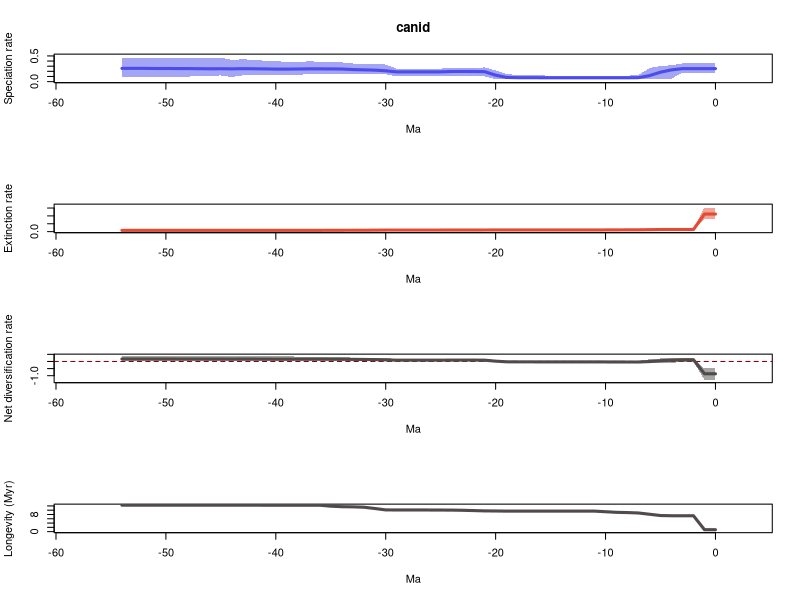

This chart was generated by the following R code:
# 1 files combined:
# 	/home/eeb177-student/Desktop/eeb-177/lab-work/exercise-9/pyrate_mcmc_logs/canid_occ_1_marginal_rates.log

# 95% HPDs calculated using code from Biopy (https://www.cs.auckland.ac.nz/~yhel002/biopy/)

pdf(file='/home/eeb177-student/Desktop/eeb-177/lab-work/exercise-9/pyrate_mcmc_logs/canid_occ_1_marginal_rates_RTT.pdf',width=0.6*9, height=16.8)
par(mfrow=c(4,1))
library(scales)
L_hpd_m95=c(0.176010467719, 0.176010467719,0.176010467719,0.176010467719,0.057990504167,0.057990504167,0.0459910588164,0.0432976225898,0.0432976225898,0.0432976225898,0.0432976225898,0.0432976225898,0.0432976225898,0.0432976225898,0.0432976225898,0.0432976225898,0.0459395564835,0.0459395564835,0.0459395564835,0.0442433161328,0.0459395564835,0.102269153088,0.103024969375,0.116219972925,0.116219972925,0.103024969375,0.102186850665,0.102186850665,0.103024969375,0.102186850665,0.144440356568,0.148040439791,0.148040439791,0.148040439791,0.148760513076,0.143036256299,0.143036256299,0.155447381753,0.125602283967,0.12141377534,0.125602283967,0.12141377534,0.12141377534,0.12141377534,0.0898285874252,0.119998054083,0.115595648215,0.114557185058,0.0966167084125,0.0966167084125,0.0966167084125,0.0904675083232,0.0839325863182,0.0839325863182,0.0839325863182)
L_hpd_M95=c(0.354301677101, 0.354301677101,0.354301677101,0.354301677101,0.318032757892,0.303182096332,0.266429615908,0.128476903098,0.116219972925,0.116219972925,0.116219972925,0.116219972925,0.116219972925,0.116219972925,0.116219972925,0.116219972925,0.122503568875,0.123753588211,0.123753588211,0.151045946736,0.21706923445,0.278384791186,0.259565396288,0.26609464297,0.26609464297,0.253576003117,0.253576003117,0.253576003117,0.253576003117,0.253576003117,0.332252618464,0.349557897987,0.349557897987,0.353010375604,0.373897623687,0.385879760655,0.385879760655,0.397075821695,0.372518345166,0.385879760655,0.397075821695,0.406492550223,0.424828946822,0.434392872326,0.424828946822,0.467967054042,0.467967054042,0.467967054042,0.467967054042,0.467967054042,0.467967054042,0.467967054042,0.467967054042,0.467967054042,0.467967054042)
M_hpd_m95=c(0.786180958232, 0.786180958232,0.0806391579901,0.0806391579901,0.0806391579901,0.0862386314719,0.0806391579901,0.0746841349036,0.0806391579901,0.0822129511316,0.0739284819178,0.0800309516936,0.0800309516936,0.0800309516936,0.0800309516936,0.0800309516936,0.0800309516936,0.0800309516936,0.0800309516936,0.0800309516936,0.0800309516936,0.0800309516936,0.0762242280581,0.0746264904329,0.0674953843518,0.0629467172199,0.062746286887,0.0629467172199,0.0629467172199,0.0629467172199,0.066096231739,0.0481506908147,0.0369328592829,0.0369328592829,0.0369328592829,0.0328461951152,0.0108304666881,0.0108304666881,0.0108304666881,0.0108304666881,0.0108304666881,0.0108304666881,0.0108304666881,0.0108304666881,0.0108304666881,0.0108304666881,0.0108304666881,0.0108304666881,0.0108304666881,0.0108304666881,0.0108304666881,0.0108304666881,0.0108304666881,0.0108304666881,0.0108304666881)
M_hpd_M95=c(1.52956563368, 1.52956563368,0.206757066487,0.206757066487,0.206757066487,0.206757066487,0.186202796064,0.160522441143,0.155157217259,0.155157217259,0.135156823251,0.125855563551,0.125855563551,0.125855563551,0.125855563551,0.125855563551,0.125855563551,0.125855563551,0.125855563551,0.125855563551,0.125099943332,0.125855563551,0.125099943332,0.125099943332,0.125099943332,0.120682846824,0.120682846824,0.120682846824,0.120682846824,0.120682846824,0.125099943332,0.123437450605,0.125099943332,0.136322736976,0.136322736976,0.141447023676,0.136322736976,0.136322736976,0.136322736976,0.136322736976,0.136322736976,0.136322736976,0.136322736976,0.136322736976,0.136322736976,0.136322736976,0.136322736976,0.136322736976,0.136322736976,0.136322736976,0.136322736976,0.136322736976,0.136322736976,0.136322736976,0.136322736976)
R_hpd_m95=c(-1.28673461882, -1.28673461882,-0.0124510525589,-0.0124510525589,-0.117992955018,-0.120185734054,-0.122162499974,-0.107964123986,-0.110494140703,-0.110494140703,-0.0799590838393,-0.0746128218645,-0.069410144396,-0.069410144396,-0.069410144396,-0.0732480724268,-0.0732480724268,-0.0672072179767,-0.0672072179767,-0.0732480724268,-0.06021970924,-0.019002329038,0.0128728040035,0.0128728040035,0.00830929430881,0.00730451049572,0.00543250203688,0.00543250203688,0.00543250203688,0.00167635757001,0.0340741132678,0.0457873255277,0.0457873255277,0.0417394773545,0.0493356429581,0.0463708458534,0.0463708458534,0.0463708458534,0.044329885953,0.044329885953,0.044329885953,0.044329885953,0.016256487932,0.0196184003573,0.016256487932,0.016256487932,0.016256487932,0.0196184003573,0.016256487932,0.016256487932,0.0196184003573,0.0196184003573,0.016256487932,0.016256487932,0.016256487932)
R_hpd_M95=c(-0.493293072199, -0.493293072199,0.227525207368,0.227525207368,0.222102149946,0.213430578181,0.158919151493,0.034483374834,0.00830929430881,0.00306401893833,0.0281064650903,0.0133665131225,0.0180020993573,0.0180020993573,0.0180020993573,0.013118052112,0.013118052112,0.0150364631433,0.0150364631433,0.0500606591592,0.126668432133,0.154777482752,0.174621470871,0.174621470871,0.16658770529,0.16658770529,0.16658770529,0.16658770529,0.16658770529,0.16658770529,0.245932764368,0.268272972708,0.268272972708,0.268272972708,0.310760788985,0.324409215336,0.324409215336,0.324409215336,0.346654175838,0.354417015335,0.369135019275,0.374166865479,0.354417015335,0.376430012829,0.376430012829,0.38922900209,0.38922900209,0.401711957697,0.401711957697,0.401711957697,0.401711957697,0.401711957697,0.401711957697,0.401711957697,0.401711957697)
L_mean=c(0.253034641483, 0.253034641483,0.253034641483,0.253034641483,0.228480856823,0.183831184416,0.116664861828,0.0772514956265,0.074982217562,0.074982217562,0.0749164491988,0.0749831014546,0.0748711212421,0.0749330614907,0.0749330614907,0.0751200361355,0.0755295303331,0.0767503805881,0.0767503805881,0.0814980615273,0.125097686964,0.194066793565,0.197429359333,0.197832096,0.197561672964,0.189965632143,0.189042518795,0.188888579495,0.188830390517,0.189371160466,0.210609021522,0.223530368536,0.229329416611,0.234702741441,0.245339630625,0.247706790338,0.248619070871,0.248636017425,0.245710861806,0.243252470275,0.243700057782,0.247622153397,0.250181575731,0.252128158156,0.24870917688,0.251005265153,0.250170867684,0.251765626637,0.253962493685,0.254539845809,0.255395437033,0.255877835201,0.258056450873,0.258056450873,0.258056450873)
M_mean=c(1.1181709025, 1.1181709025,0.13486372193,0.13486372193,0.13486372193,0.133044403274,0.123324530317,0.114908165249,0.112380352531,0.110978022873,0.107651553462,0.104475566813,0.104230895186,0.104230895186,0.104349450869,0.104349450869,0.104349450869,0.104349450869,0.104349450869,0.104393739675,0.103771997977,0.103277783897,0.101775046983,0.100382725912,0.0995271341596,0.0992786336272,0.0990702509812,0.0988355343436,0.0988744701502,0.0988295337871,0.0986636423994,0.0925542554929,0.0876815248457,0.0864684537423,0.0858864683816,0.0841510066335,0.0810981041101,0.0810981041101,0.0810981041101,0.0810981041101,0.0810981041101,0.0810981041101,0.0809842306801,0.0809842306801,0.0809842306801,0.0809842306801,0.0809842306801,0.0809842306801,0.0809842306801,0.0809842306801,0.0809842306801,0.0809842306801,0.0809842306801,0.0809842306801,0.0809842306801)
R_mean=c(-0.865136261021, -0.865136261021,0.118170919553,0.118170919553,0.0936171348933,0.0507867811424,-0.00665966848849,-0.0376566696229,-0.0373981349686,-0.0359958053107,-0.0327351042628,-0.0294924653583,-0.0293597739438,-0.0292978336952,-0.0294163893787,-0.0292294147338,-0.0288199205362,-0.0275990702813,-0.0275990702813,-0.0228956781478,0.021325688987,0.0907890096685,0.0956543123498,0.0974493700885,0.0980345388048,0.0906869985154,0.0899722678134,0.0900530451513,0.0899559203665,0.0905416266792,0.111945379123,0.130976113043,0.141647891765,0.148234287699,0.159453162244,0.163555783705,0.167520966761,0.167537913315,0.164612757696,0.162154366165,0.162601953671,0.166524049287,0.169197345051,0.171143927476,0.1677249462,0.170021034473,0.169186637004,0.170781395957,0.172978263005,0.173555615129,0.174411206353,0.174893604521,0.177072220193,0.177072220193,0.177072220193)
trans=0.5
age=(0:(55-1))* -1
plot(age,age,type = 'n', ylim = c(0, 0.514763759447), xlim = c(-57.75,2.75), ylab = 'Speciation rate', xlab = 'Ma',main='canid' )
polygon(c(age, rev(age)), c(L_hpd_M95, rev(L_hpd_m95)), col = alpha("#4c4cec",trans), border = NA)
lines(rev(age), rev(L_mean), col = "#4c4cec", lwd=3)
plot(age,age,type = 'n', ylim = c(0, 1.68252219705), xlim = c(-57.75,2.75), ylab = 'Extinction rate', xlab = 'Ma' )
polygon(c(age, rev(age)), c(M_hpd_M95, rev(M_hpd_m95)), col = alpha("#e34a33",trans), border = NA)
lines(rev(age), rev(M_mean), col = "#e34a33", lwd=3)
plot(age,age,type = 'n', ylim = c(-1.4154080807, 0.441883153467), xlim = c(-57.75,2.75), ylab = 'Net diversification rate', xlab = 'Ma' )
abline(h=0,lty=2,col="darkred")
polygon(c(age, rev(age)), c(R_hpd_M95, rev(R_hpd_m95)), col = alpha("#504A4B",trans), border = NA)
lines(rev(age), rev(R_mean), col = "#504A4B", lwd=3)
plot(age,age,type = 'n', ylim = c(0, max(1/M_mean)), xlim = c(-57.75,2.75), ylab = 'Longevity (Myr)', xlab = 'Ma' )
lines(rev(age), rev(1/M_mean), col = "#504A4B", lwd=3)
n <- dev.off()